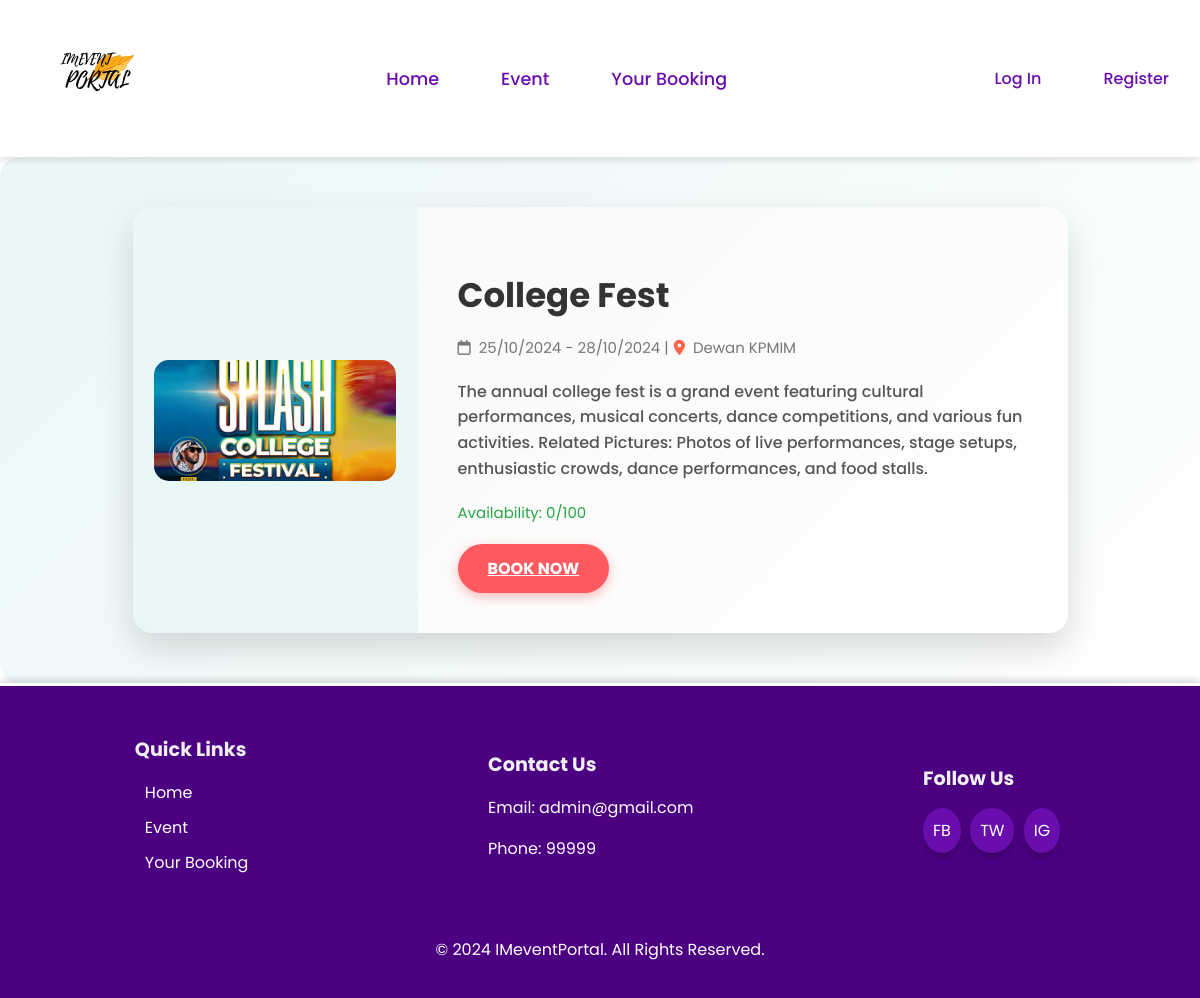
Screenshot of /event/1 with the database file from the repository.
### Event/models.py (models this page shows, shortened)
class Event(models.Model):
    event_id = models.AutoField(primary_key=True)
    title = models.CharField(max_length=200)
    image = models.ImageField(upload_to='event_images/')
    description = models.TextField()
    location = models.CharField(max_length=255)
    start_date = models.DateField()
    end_date = models.DateField()
    max_tickets = models.PositiveIntegerField()
    tags = models.ManyToManyField(Tag, related_name='events', blank=True)
    created_by = models.ForeignKey(CustomUser, related_name='created_events', on_delete=models.CASCADE, limit_choices_to={'user_type': 'mpp'})

### Event/views.py (the view)
# urls.py: path('event/<int:event_id>', views.eventDetails, name='eventDetails'),
def eventDetails(request, event_id):
    event = get_object_or_404(Event, pk=event_id)
    event.booked_count = Booking.objects.filter(event=event).count()
    return render(request, 'eventDetails.html', {'event': event})

### Event/templates/eventDetails.html
{% extends 'base.html' %}
{% load static %}
{% block extra_head %}
    <link rel="stylesheet" href="{% static 'css/eventDetails.css' %}">
{% endblock %}
{% block content %}
    <div class="container-details">
        <div class="event-card">
            <div class="event-image">
                <img src="{{ event.image.url }}" alt="{{ event.title }}">
            </div>
            <div class="event-details">
                <h1 class="event-title">{{ event.title }}</h1>
                <p class="event-meta">
                    <i class="fa-regular fa-calendar"></i> {{ event.start_date|date:"d/m/Y" }} - {{ event.end_date|date:"d/m/Y" }}
                    | <i class="fa-solid fa-location-dot" style="color: #FF6347; margin-left: 5px;"></i> {{ event.location }}
                </p>
                <p class="event-description">{{ event.description }}</p>
                <p class="event-meta" style="color: {% if event.booked_count < event.max_tickets %}#28a745{% else %}#ff5a5f{% endif %};">
                    Availability: {{ event.booked_count }}/{{ event.max_tickets }}
                </p>
                <div class="book-btn-container">
                    {% if event.booked_count < event.max_tickets %}
                        <a href="{% url 'book' event.event_id %}" class="book-btn">Book Now</a>
                    {% else %}
                        <p class="full-message">Full</p>
                    {% endif %}
                </div>
            </div>
        </div>
    </div>
{% endblock %}

### Event/static/css/eventDetails.css (style rules this page uses)
.container-details { display: flex; justify-content: center; align-items: center; padding: 50px; background: linear-gradient(135deg, #e9f7f7, #ffffff); border-radius: 20px; }
.event-card { background: white; width: 85%; display: flex; border-radius: 20px; box-shadow: 0 15px 35px rgba(0, 0, 0, 0.15); overflow: hidden; transition: transform 0.2s ease; }
.event-image { flex: 1; background-color: #e9f7f7; display: flex; align-items: center; justify-content: center; overflow: hidden; border-top-left-radius: 20px; border-bottom-left-radius: 20px; }
.event-image img { width: 85%; border-radius: 15px; transition: transform 0.3s ease; }
.event-details { flex: 2; padding: 40px; background: linear-gradient(135deg, #f9f9f9, #ffffff); }
.event-title { font-size: 34px; color: #333; margin-bottom: 15px; font-weight: 700; }
.event-meta { color: #777; font-size: 15px; margin-bottom: 20px; display: flex; align-items: center; }
.event-meta i { margin-right: 8px; }
.event-description { color: #555; font-size: 16px; line-height: 1.6; margin-bottom: 20px; font-weight: 500; }
.book-btn { background-color: #ff5a5f; color: white; padding: 12px 30px; text-align: center; border-radius: 50px; font-size: 16px; display: inline-block; text-transform: uppercase; font-weight: bold; transition: background-color 0.3s ease, transform 0.2s ease; box-shadow: 0 4px 12px rgba(255, 90, 95, 0.4); }

### Event/templates/base.html (style rules this page uses)
body, html { font-family: 'Poppins', sans-serif; margin: 0; padding: 0; height: 100%; display: flex; flex-direction: column; }

### rows the page displays
Event: image (picture), title "College Fest", start_date "25/10/2024", end_date "28/10/2024", location "Dewan KPMIM", description "The annual college fest is a grand event featuring cultural performances, musical concerts, dance competitions, and various fun activities. Related Pictures: Photos of live performances, stage setups, enthusiastic crowds, dance performances, and food stalls.", booked_count "0", max_tickets "100"
